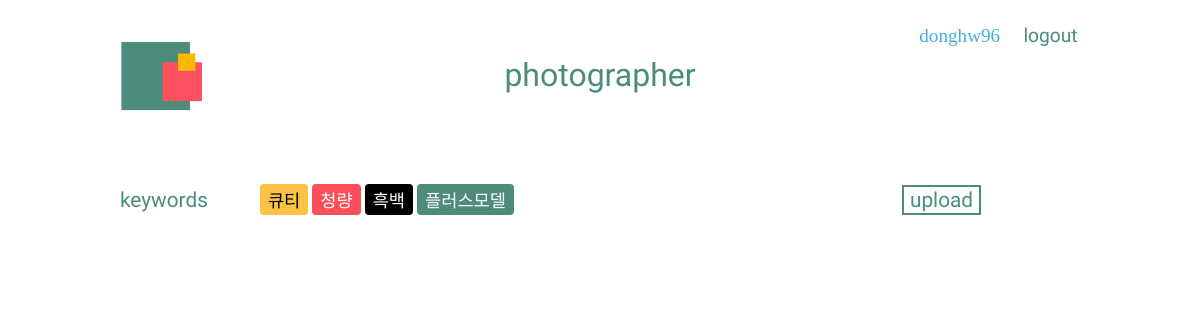
The page /posts/photo/filter/bnw/ (signed in) on the database as committed earlier.
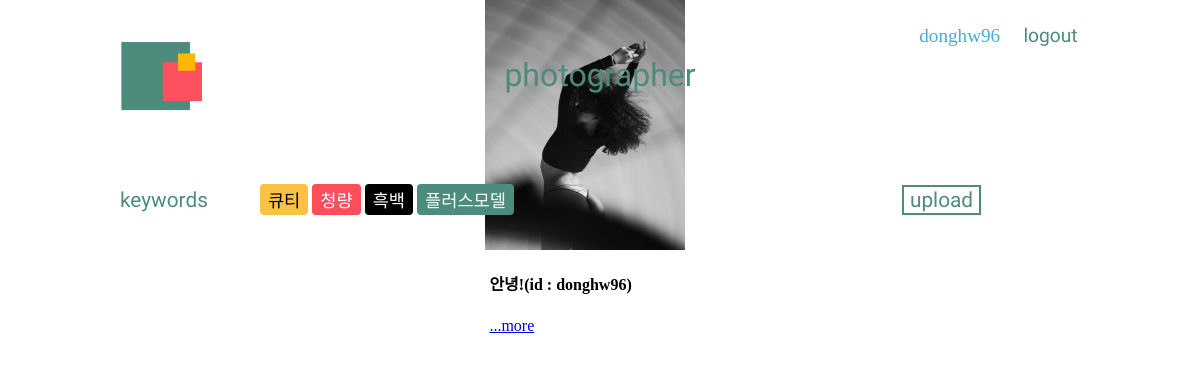
The same page on the database as committed later.
### user/models.py (models this page shows, shortened)
class User(AbstractBaseUser, PermissionsMixin):
    email = models.EmailField(verbose_name=_('email address'), unique=True, blank=False)
    name = models.CharField('이름', max_length=30, blank=True)
    username = models.CharField('아이디', max_length=30, unique=True, blank=True)
    is_staff = models.BooleanField('스태프 권한', default=False)
    is_active = models.BooleanField('사용중', default=True)
    date_joined = models.DateTimeField('가입일', default=timezone.now)
    ROLE_MODEL = '모델'
    ROLE_PHOTOGRAPHER = '사진작가'
    ROLE_PEOPLE = '일반인'
    CHOICES_PHOTOGRAPHER = (
        (ROLE_MODEL, '모델'),
        (ROLE_PHOTOGRAPHER, '사진작가'),
        (ROLE_PEOPLE, '일반인'),
    )
    role = models.CharField(max_length=4, choices=CHOICES_PHOTOGRAPHER, null=True)
    GENDER_MALE = '남성'
    GENDER_FEMALE = '여성'
    CHOICES_GENDER = (
        (GENDER_MALE, '남성'),
        (GENDER_FEMALE, '여성'),
    )
    gender = models.CharField(max_length=2, choices=CHOICES_GENDER, null=True)
    objects = UserManager()
    USERNAME_FIELD = 'email'  # email을 사용자의 식별자로 설정, user 모델에서 필드의 이름을 설명하는 문자열이다. 유니크 식별자로 사용됨.
    REQUIRED_FIELDS = ['username']  # 필수입력값(createsuperuser 커맨드로 유저를 생성할 때 나타날 필드 이름 목록
    class Meta:
        db_table = 'auth_user'
        verbose_name = _('user')
        verbose_name_plural = _('users')
        swappable = 'AUTH_USER_MODEL'

### posts/models.py (models this page shows, shortened)
class Photo(models.Model):
    title = models.CharField(max_length=20)
    text = models.TextField(default='', null=True, blank=True)
    image1 = models.ImageField(upload_to = 'images/')
    image2 = models.ImageField(upload_to = 'images/', default='', null=True, blank=True)
    image3 = models.ImageField(upload_to = 'images/', default='', null=True, blank=True)
    image4 = models.ImageField(upload_to = 'images/', default='', null=True, blank=True)
    image5 = models.ImageField(upload_to = 'images/', default='', null=True, blank=True)
    thumbnail = ImageSpecField(source='image1', processors=[ResizeToFill(120,80)], format='JPEG')
    CATEGORY_CHOICES = (
        ('큐티', '큐티'),
        ('청량', '청량'),
        ('흑백사진', '흑백사진'),
        ('플러스모델', '플러스모델'),
    )
    category = models.CharField(max_length=5, choices=CATEGORY_CHOICES, null=True)

### posts/views.py (the view)
# urls.py: path('photo/filter/bnw/', views.photo_filter_bnw, name="photo_filter_bnw"),
def photo_filter_bnw(request):
    photo_post_bnw = Photo.objects.filter(category="흑백사진")
    photo_bnw_paginator = Paginator(photo_post_bnw, 4)
    photo_bnw_page = request.GET.get('page')
    photo_bnw_posts = photo_bnw_paginator.get_page(photo_bnw_page)
    return render(request, 'photo/photo_filter_bnw.html', {'photo_post_bnw': photo_post_bnw,
                                                           'photo_bnw_posts': photo_bnw_posts,
                                                           'photo_bnw_paginator': photo_bnw_paginator, })

### posts/templates/photo/photo_filter_bnw.html (shortened to what this page needs)
{% extends 'photo/photo_base.html' %}
{% block content %}
            <div class="array">
                {% for bnws in photo_bnw_posts %}
                        <div class="card">
                            <div class="box-1">
                                <img src="{{ bnws.image1.url  }}" width="200" height="250" alt = "{{ bnws.title }}">
                            </div>
                            <div class="box-2">
                                <h4>{{ bnws.title }}(id : {{ user.username }})</h4>
                                <a href="{% url 'photo_detail' bnws.id %}"><p>{{ bnws.text|slice:":15" }}...more</p></a>
                            </div>
                        </div>
                {% endfor %}
            </div>
{% endblock content %}

### posts/templates/photo/photo_base.html (shortened to what this page needs)
<head>
    {% load  staticfiles %}
    <link rel="stylesheet" href="{% static 'css/model_photo.css' %}">
</head>
<body>
    <a href="{% url 'index' %}">
        <img class="logo" src="{% static 'image/logo.png' %}" alt="logo">
    </a>
    <div class="title">
        <p>photographer</p>
    </div>
    <div class="category">
        {% if user.is_authenticated %}
            <a id="user_name" href="{% url 'profile' user.pk %}">{{ user.username }}</a>
            <a href="{% url 'logout' %}">logout</a>
        {% else %}
            <a href="{% url 'login' %}">login</a>
            <a href="{% url 'signup' %}">registration</a>
        {% endif %}
    </div>
    <div class="a">
        <div class="keywords">
            <div class="inline">
                <a class="keywords_title" href="">keywords</a>
            </div>
            <div class="inline">
                <a href="{% url 'photo_filter_cute' %}"><button class="cute">큐티</button></a>
                <a href="{% url 'photo_filter_cool' %}"><button class="cool">청량</button></a>
                <a href="{% url 'photo_filter_bnw' %}"><button class="mono">흑백</button></a>
                <a href="{% url 'photo_filter_plus' %}"><button class="plus">플러스모델</button></a>
            </div>
            <div class="inline">
                <a href="{% url 'photo_post' %}"><button class="upload_post">upload</button></a>
            </div>
        </div>
    </div>
    {% block content %}
    {% endblock %}
</body>

Rows that differ between the two databases and show on the page:
added Photo: image1 (picture), title "안녕!", {{ user.username }} "donghw96"
